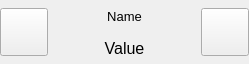
<?xml version="1.0" encoding="UTF-8"?>
<ui version="4.0">
 <class>TouchSpinBoxString</class>
 <widget class="QWidget" name="TouchSpinBoxString">
  <property name="geometry">
   <rect>
    <x>0</x>
    <y>0</y>
    <width>249</width>
    <height>64</height>
   </rect>
  </property>
  <property name="font">
   <font>
    <pointsize>10</pointsize>
   </font>
  </property>
  <property name="windowTitle">
   <string>Form</string>
  </property>
  <layout class="QHBoxLayout" name="horizontalLayout">
   <property name="spacing">
    <number>1</number>
   </property>
   <property name="leftMargin">
    <number>0</number>
   </property>
   <property name="topMargin">
    <number>0</number>
   </property>
   <property name="rightMargin">
    <number>0</number>
   </property>
   <property name="bottomMargin">
    <number>0</number>
   </property>
   <item>
    <widget class="QPushButton" name="leftButton">
     <property name="sizePolicy">
      <sizepolicy hsizetype="Fixed" vsizetype="Fixed">
       <horstretch>0</horstretch>
       <verstretch>0</verstretch>
      </sizepolicy>
     </property>
     <property name="minimumSize">
      <size>
       <width>48</width>
       <height>48</height>
      </size>
     </property>
     <property name="maximumSize">
      <size>
       <width>48</width>
       <height>48</height>
      </size>
     </property>
     <property name="focusPolicy">
      <enum>Qt::NoFocus</enum>
     </property>
     <property name="text">
      <string/>
     </property>
     <property name="icon">
      <iconset resource="../../resources.qrc">
       <normaloff>:/icons/resources/icons/arrows_left.png</normaloff>:/icons/resources/icons/arrows_left.png</iconset>
     </property>
     <property name="iconSize">
      <size>
       <width>48</width>
       <height>48</height>
      </size>
     </property>
    </widget>
   </item>
   <item>
    <layout class="QVBoxLayout" name="verticalLayout">
     <property name="spacing">
      <number>1</number>
     </property>
     <item>
      <widget class="QLabel" name="nameLabel">
       <property name="text">
        <string>Name</string>
       </property>
       <property name="alignment">
        <set>Qt::AlignCenter</set>
       </property>
      </widget>
     </item>
     <item>
      <widget class="QLabel" name="valueLabel">
       <property name="font">
        <font>
         <pointsize>12</pointsize>
        </font>
       </property>
       <property name="text">
        <string>Value</string>
       </property>
       <property name="alignment">
        <set>Qt::AlignCenter</set>
       </property>
      </widget>
     </item>
    </layout>
   </item>
   <item>
    <widget class="QPushButton" name="rightButton">
     <property name="sizePolicy">
      <sizepolicy hsizetype="Fixed" vsizetype="Fixed">
       <horstretch>0</horstretch>
       <verstretch>0</verstretch>
      </sizepolicy>
     </property>
     <property name="minimumSize">
      <size>
       <width>48</width>
       <height>48</height>
      </size>
     </property>
     <property name="maximumSize">
      <size>
       <width>48</width>
       <height>48</height>
      </size>
     </property>
     <property name="focusPolicy">
      <enum>Qt::NoFocus</enum>
     </property>
     <property name="text">
      <string/>
     </property>
     <property name="icon">
      <iconset resource="../../resources.qrc">
       <normaloff>:/icons/resources/icons/arrows_right.png</normaloff>:/icons/resources/icons/arrows_right.png</iconset>
     </property>
     <property name="iconSize">
      <size>
       <width>48</width>
       <height>48</height>
      </size>
     </property>
    </widget>
   </item>
  </layout>
 </widget>
 <resources>
  <include location="../../resources.qrc"/>
 </resources>
 <connections/>
</ui>
